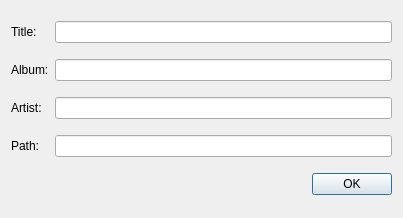
<?xml version="1.0" encoding="UTF-8"?>
<ui version="4.0">
 <class>PropertiesFile</class>
 <widget class="QDialog" name="PropertiesFile">
  <property name="geometry">
   <rect>
    <x>0</x>
    <y>0</y>
    <width>403</width>
    <height>218</height>
   </rect>
  </property>
  <property name="windowTitle">
   <string>Properties</string>
  </property>
  <layout class="QGridLayout" name="gridLayout">
   <item row="0" column="0">
    <widget class="QLabel" name="label">
     <property name="text">
      <string>Title:</string>
     </property>
    </widget>
   </item>
   <item row="0" column="1">
    <widget class="QLineEdit" name="lineEditTitle">
     <property name="readOnly">
      <bool>true</bool>
     </property>
    </widget>
   </item>
   <item row="1" column="0">
    <widget class="QLabel" name="label_2">
     <property name="text">
      <string>Album:</string>
     </property>
    </widget>
   </item>
   <item row="1" column="1">
    <widget class="QLineEdit" name="lineEditAlbum">
     <property name="readOnly">
      <bool>true</bool>
     </property>
    </widget>
   </item>
   <item row="2" column="0">
    <widget class="QLabel" name="label_3">
     <property name="text">
      <string>Artist:</string>
     </property>
    </widget>
   </item>
   <item row="2" column="1">
    <widget class="QLineEdit" name="lineEditArtist">
     <property name="readOnly">
      <bool>true</bool>
     </property>
    </widget>
   </item>
   <item row="3" column="0">
    <widget class="QLabel" name="label_4">
     <property name="text">
      <string>Path:</string>
     </property>
    </widget>
   </item>
   <item row="3" column="1">
    <widget class="QLineEdit" name="lineEditPath">
     <property name="readOnly">
      <bool>true</bool>
     </property>
    </widget>
   </item>
   <item row="4" column="0" colspan="2">
    <widget class="QDialogButtonBox" name="buttonBox">
     <property name="orientation">
      <enum>Qt::Horizontal</enum>
     </property>
     <property name="standardButtons">
      <set>QDialogButtonBox::Ok</set>
     </property>
    </widget>
   </item>
  </layout>
 </widget>
 <resources/>
 <connections>
  <connection>
   <sender>buttonBox</sender>
   <signal>accepted()</signal>
   <receiver>PropertiesFile</receiver>
   <slot>accept()</slot>
   <hints>
    <hint type="sourcelabel">
     <x>248</x>
     <y>254</y>
    </hint>
    <hint type="destinationlabel">
     <x>157</x>
     <y>274</y>
    </hint>
   </hints>
  </connection>
  <connection>
   <sender>buttonBox</sender>
   <signal>rejected()</signal>
   <receiver>PropertiesFile</receiver>
   <slot>reject()</slot>
   <hints>
    <hint type="sourcelabel">
     <x>316</x>
     <y>260</y>
    </hint>
    <hint type="destinationlabel">
     <x>286</x>
     <y>274</y>
    </hint>
   </hints>
  </connection>
 </connections>
</ui>
